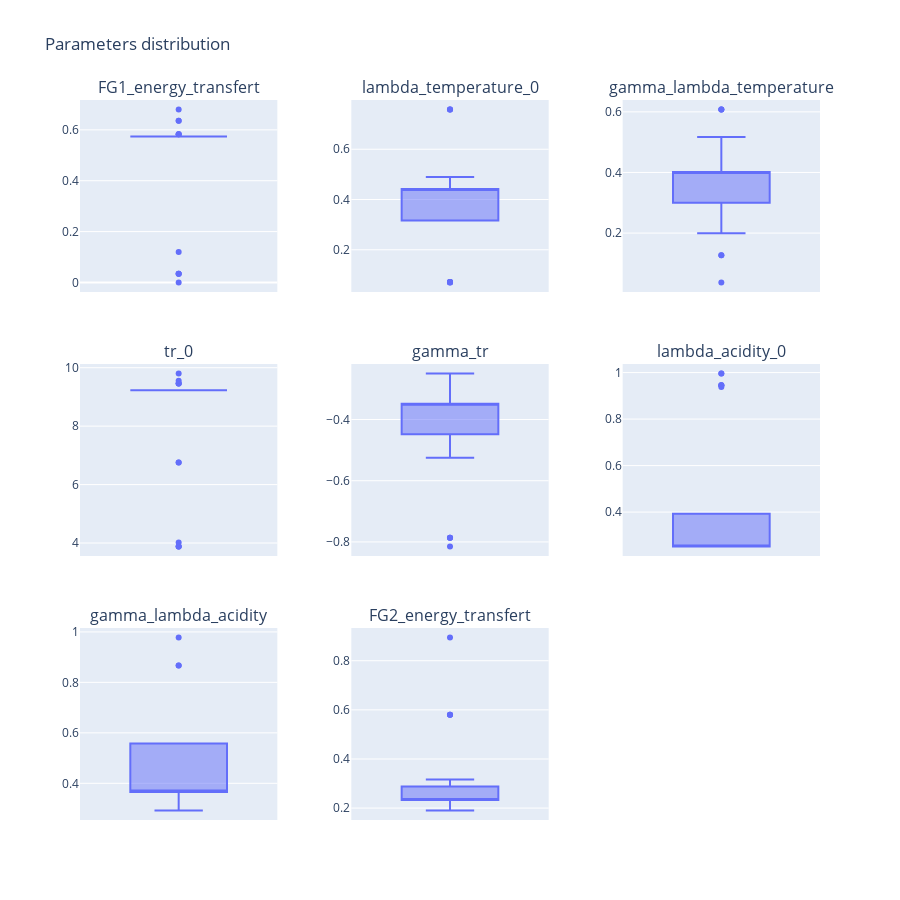

The notebook cell this image was saved under:
### Code cell
viewer.box_plot(3)

### Figure 1 — Plotly figure (JSON) as saved in the notebook; plotly's stock layout.template omitted (floating-point values rounded to 4 significant figures)
{"data": [{"alignmentgroup": "True", "hovertemplate": "FG1_energy_transfert=%{y}<extra></extra>", "legendgroup": "", "marker": {"color": "#636efa"}, "name": "", "notched": false, "offsetgroup": "", "orientation": "v", "showlegend": false, "type": "box", "x0": " ", "xaxis": "x", "y": [0.5741, 0.5741, 0.5741, 0.5741, 0.5741, 0.5741, 0.5741, 0.5741, 0.5741, 0.5741, 0.5741, 0.5741, 0.5741, 0.5741, 0.5741, 0.6358, 0.583, 0.583, 0.583, 0.6796, 0.6358, 0.1196, 0.03414, 0.03414, 0.03414, 0.0002839], "y0": " ", "yaxis": "y"}, {"alignmentgroup": "True", "hovertemplate": "lambda_temperature_0=%{y}<extra></extra>", "legendgroup": "", "marker": {"color": "#636efa"}, "name": "", "notched": false, "offsetgroup": "", "orientation": "v", "showlegend": false, "type": "box", "x0": " ", "xaxis": "x2", "y": [0.4415, 0.4415, 0.4415, 0.4415, 0.4415, 0.4415, 0.4415, 0.4415, 0.4415, 0.4415, 0.4415, 0.4415, 0.4415, 0.4415, 0.3167, 0.07008, 0.07144, 0.07144, 0.07144, 0.07144, 0.07008, 0.4893, 0.7578, 0.7578, 0.7578, 0.3991], "y0": " ", "yaxis": "y2"}, {"alignmentgroup": "True", "hovertemplate": "gamma_lambda_temperature=%{y}<extra></extra>", "legendgroup": "", "marker": {"color": "#636efa"}, "name": "", "notched": false, "offsetgroup": "", "orientation": "v", "showlegend": false, "type": "box", "x0": " ", "xaxis": "x3", "y": [0.4018, 0.4018, 0.4018, 0.4018, 0.4018, 0.4018, 0.4018, 0.4018, 0.4018, 0.4018, 0.4018, 0.4018, 0.4018, 0.4018, 0.4018, 0.1266, 0.3, 0.3, 0.3, 0.1995, 0.1266, 0.03727, 0.6074, 0.6074, 0.6074, 0.5172], "y0": " ", "yaxis": "y3"}, {"alignmentgroup": "True", "hovertemplate": "tr_0=%{y}<extra></extra>", "legendgroup": "", "marker": {"color": "#636efa"}, "name": "", "notched": false, "offsetgroup": "", "orientation": "v", "showlegend": false, "type": "box", "x0": " ", "xaxis": "x4", "y": [9.231, 9.231, 9.231, 9.231, 9.231, 9.231, 9.231, 9.231, 9.231, 9.231, 9.231, 9.231, 9.231, 9.231, 9.231, 6.752, 9.462, 9.462, 9.462, 9.798, 6.752, 9.553, 3.885, 3.885, 3.885, 4.021], "y0": " ", "yaxis": "y4"}, {"alignmentgroup": "True", "hovertemplate": "gamma_tr=%{y}<extra></extra>", "legendgroup": "", "marker": {"color": "#636efa"}, "name": "", "notched": false, "offsetgroup": "", "orientation": "v", "showlegend": false, "type": "box", "x0": " ", "xaxis": "x5", "y": [-0.3488, -0.3488, -0.3488, -0.3488, -0.3488, -0.3488, -0.3488, -0.3488, -0.3488, -0.3488, -0.3488, -0.3488, -0.3488, -0.3488, -0.3488, -0.4659, -0.4483, -0.4483, -0.4483, -0.5251, -0.4483, -0.8146, -0.7862, -0.7862, -0.7862, -0.2499], "y0": " ", "yaxis": "y5"}, {"alignmentgroup": "True", "hovertemplate": "lambda_acidity_0=%{y}<extra></extra>", "legendgroup": "", "marker": {"color": "#636efa"}, "name": "", "notched": false, "offsetgroup": "", "orientation": "v", "showlegend": false, "type": "box", "x0": " ", "xaxis": "x6", "y": [0.2524, 0.2524, 0.2524, 0.2524, 0.2524, 0.2524, 0.2524, 0.2524, 0.2524, 0.2524, 0.2524, 0.2524, 0.2524, 0.2524, 0.2524, 0.9956, 0.393, 0.393, 0.393, 0.9956, 0.393, 0.9377, 0.9451, 0.9451, 0.9451, 0.3446], "y0": " ", "yaxis": "y6"}, {"alignmentgroup": "True", "hovertemplate": "gamma_lambda_acidity=%{y}<extra></extra>", "legendgroup": "", "marker": {"color": "#636efa"}, "name": "", "notched": false, "offsetgroup": "", "orientation": "v", "showlegend": false, "type": "box", "x0": " ", "xaxis": "x7", "y": [0.3653, 0.3653, 0.3653, 0.3854, 0.3854, 0.3653, 0.3653, 0.3653, 0.3653, 0.3854, 0.3653, 0.3653, 0.3653, 0.3653, 0.3653, 0.8673, 0.5576, 0.5576, 0.5576, 0.8673, 0.5576, 0.2927, 0.3784, 0.3784, 0.3784, 0.9774], "y0": " ", "yaxis": "y7"}, {"alignmentgroup": "True", "hovertemplate": "FG2_energy_transfert=%{y}<extra></extra>", "legendgroup": "", "marker": {"color": "#636efa"}, "name": "", "notched": false, "offsetgroup": "", "orientation": "v", "showlegend": false, "type": "box", "x0": " ", "xaxis": "x8", "y": [0.2329, 0.2329, 0.2329, 0.2329, 0.2329, 0.2329, 0.2329, 0.2329, 0.2329, 0.2329, 0.2329, 0.2329, 0.2329, 0.2329, 0.2329, 0.1906, 0.2874, 0.2874, 0.2874, 0.1906, 0.2874, 0.316, 0.5802, 0.5802, 0.5802, 0.8942], "y0": " ", "yaxis": "y8"}], "layout": {"annotations": [{"font": {"size": 16}, "showarrow": false, "text": "FG1_energy_transfert", "x": 0.1333, "xanchor": "center", "xref": "paper", "y": 1, "yanchor": "bottom", "yref": "paper"}, {"font": {"size": 16}, "showarrow": false, "text": "lambda_temperature_0", "x": 0.5, "xanchor": "center", "xref": "paper", "y": 1, "yanchor": "bottom", "yref": "paper"}, {"font": {"size": 16}, "showarrow": false, "text": "gamma_lambda_temperature", "x": 0.8667, "xanchor": "center", "xref": "paper", "y": 1, "yanchor": "bottom", "yref": "paper"}, {"font": {"size": 16}, "showarrow": false, "text": "tr_0", "x": 0.1333, "xanchor": "center", "xref": "paper", "y": 0.6333, "yanchor": "bottom", "yref": "paper"}, {"font": {"size": 16}, "showarrow": false, "text": "gamma_tr", "x": 0.5, "xanchor": "center", "xref": "paper", "y": 0.6333, "yanchor": "bottom", "yref": "paper"}, {"font": {"size": 16}, "showarrow": false, "text": "lambda_acidity_0", "x": 0.8667, "xanchor": "center", "xref": "paper", "y": 0.6333, "yanchor": "bottom", "yref": "paper"}, {"font": {"size": 16}, "showarrow": false, "text": "gamma_lambda_acidity", "x": 0.1333, "xanchor": "center", "xref": "paper", "y": 0.2667, "yanchor": "bottom", "yref": "paper"}, {"font": {"size": 16}, "showarrow": false, "text": "FG2_energy_transfert", "x": 0.5, "xanchor": "center", "xref": "paper", "y": 0.2667, "yanchor": "bottom", "yref": "paper"}], "height": 900, "title": {"text": "Parameters distribution"}, "width": 900, "xaxis": {"anchor": "y", "domain": [0, 0.2667]}, "xaxis2": {"anchor": "y2", "domain": [0.3667, 0.6333]}, "xaxis3": {"anchor": "y3", "domain": [0.7333, 1]}, "xaxis4": {"anchor": "y4", "domain": [0, 0.2667]}, "xaxis5": {"anchor": "y5", "domain": [0.3667, 0.6333]}, "xaxis6": {"anchor": "y6", "domain": [0.7333, 1]}, "xaxis7": {"anchor": "y7", "domain": [0, 0.2667]}, "xaxis8": {"anchor": "y8", "domain": [0.3667, 0.6333]}, "xaxis9": {"anchor": "y9", "domain": [0.7333, 1]}, "yaxis": {"anchor": "x", "domain": [0.7333, 1]}, "yaxis2": {"anchor": "x2", "domain": [0.7333, 1]}, "yaxis3": {"anchor": "x3", "domain": [0.7333, 1]}, "yaxis4": {"anchor": "x4", "domain": [0.3667, 0.6333]}, "yaxis5": {"anchor": "x5", "domain": [0.3667, 0.6333]}, "yaxis6": {"anchor": "x6", "domain": [0.3667, 0.6333]}, "yaxis7": {"anchor": "x7", "domain": [0, 0.2667]}, "yaxis8": {"anchor": "x8", "domain": [0, 0.2667]}, "yaxis9": {"anchor": "x9", "domain": [0, 0.2667]}}}
